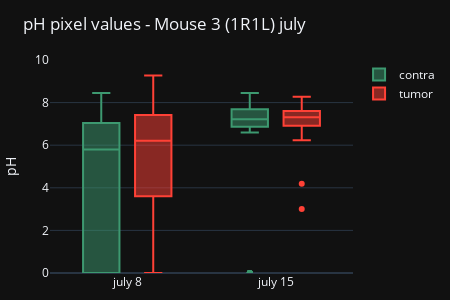

The notebook cell this image was saved under:
### Code cell
import plotly.graph_objects as go

fig = go.Figure()

# fig.add_trace(go.Box(
#     y=np.hstack((flattened_ph_dicts[0]['whole'], flattened_ph_dicts[1]['whole'])),
#     x=np.hstack((len(flattened_ph_dicts[0]['whole'])*['july 8'], len(flattened_ph_dicts[1]['whole'])*['july 15'])),
#     name='whole',
#     marker_color='#FF851B',
# ))

fig.add_trace(go.Box(
    y=np.hstack((flattened_ph_dicts[0]['contra'], flattened_ph_dicts[1]['contra'])),
    x=np.hstack((len(flattened_ph_dicts[0]['contra'])*['july 8'], len(flattened_ph_dicts[1]['contra'])*['july 15'])),
    name='contra',
    marker_color='#3D9970',
))

fig.add_trace(go.Box(
    y=np.hstack((flattened_ph_dicts[0]['tumor'], flattened_ph_dicts[1]['tumor'])),
    x=np.hstack((len(flattened_ph_dicts[0]['tumor'])*['july 8'], len(flattened_ph_dicts[1]['tumor'])*['july 15'])),
    name='tumor',
    marker_color='#FF4136',
))

fig.update_layout(
    yaxis_title='pH',
    boxmode='group', # group together boxes of the different traces for each value of x,
    yaxis=dict(range=[0, 10]),  # Set y-axis limits
    width=450,
    height=300,
    margin=dict(l=20, r=40, t=60, b=10),  # Adjust top and bottom margins
    title=f'pH pixel values - Mouse {phantom_choice} ({subject_dict["sub_name"]}) {date}'
)
fig.show()

# Save to PNG file (requires kaleido)
pio.write_image(fig, os.path.join(save_path, 'ph_boxplot.jpeg'))

### Figure 1 — Plotly figure (JSON) as saved in the notebook; plotly's stock layout.template omitted (floating-point values rounded to 4 significant figures)
{"data": [{"marker": {"color": "#3D9970"}, "name": "contra", "x": ["july 8", "july 8", "july 8", "july 8", "july 8", "july 8", "july 8", "july 8", "july 8", "july 8", "july 8", "july 8", "july 8", "july 8", "july 8", "july 8", "july 8", "july 8", "july 8", "july 8", "july 8", "july 8", "july 8", "july 8", "july 8", "july 8", "july 8", "july 8", "july 8", "july 8", "july 8", "july 15", "july 15", "july 15", "july 15", "july 15", "july 15", "july 15", "july 15", "july 15", "july 15", "july 15", "july 15", "july 15", "july 15", "july 15", "july 15", "july 15", "july 15", "july 15", "july 15", "july 15", "july 15", "july 15", "july 15", "july 15", "july 15", "july 15", "july 15", "july 15", "july 15", "july 15", "july 15", "july 15", "july 15", "july 15", "july 15", "july 15", "july 15", "july 15", "july 15", "july 15", "july 15", "july 15", "july 15", "july 15", "july 15", "july 15"], "y": [0.0, 0.0, 0.0, 0.0, 0.0, 0.0, 6.477, 0.0, 0.0, 3.611, 2.681, 3.262, 7.78, 8.451, 7.5, 7.211, 7.561, 7.042, 6.967, 6.582, 3.684, 5.944, 5.793, 4.058, 7.045, 7.082, 7.554, 6.138, 6.025, 0.0, 5.195, 0.0, 0.0, 0.0, 0.0, 0.0, 0.0, 0.0, 7.531, 7.688, 6.946, 7.303, 7.288, 6.856, 7.342, 7.879, 8.098, 7.145, 6.595, 6.826, 7.734, 7.773, 6.919, 7.737, 8.451, 8.025, 7.27, 6.953, 7.925, 7.686, 8.261, 8.0, 7.007, 6.6, 6.774, 7.248, 7.583, 7.424, 7.062, 7.09, 6.97, 7.93, 7.144, 6.927, 7.694, 7.385, 7.22, 7.054], "type": "box"}, {"marker": {"color": "#FF4136"}, "name": "tumor", "x": ["july 8", "july 8", "july 8", "july 8", "july 8", "july 8", "july 8", "july 8", "july 8", "july 8", "july 8", "july 8", "july 8", "july 8", "july 8", "july 8", "july 8", "july 8", "july 8", "july 8", "july 8", "july 8", "july 8", "july 8", "july 8", "july 8", "july 8", "july 8", "july 8", "july 8", "july 15", "july 15", "july 15", "july 15", "july 15", "july 15", "july 15", "july 15", "july 15", "july 15", "july 15", "july 15", "july 15", "july 15", "july 15", "july 15", "july 15", "july 15", "july 15", "july 15", "july 15", "july 15", "july 15", "july 15", "july 15", "july 15", "july 15", "july 15", "july 15", "july 15", "july 15", "july 15", "july 15", "july 15", "july 15", "july 15", "july 15", "july 15", "july 15", "july 15", "july 15", "july 15", "july 15", "july 15", "july 15", "july 15", "july 15", "july 15", "july 15"], "y": [0.0, 1.791, 2.994, 4.791, 3.605, 4.93, 4.702, 8.947, 7.752, 7.421, 8.211, 2.21, 2.524, 5.964, 7.635, 6.471, 6.344, 8.059, 5.681, 7.1, 9.269, 8.165, 5.64, 6.742, 7.345, 6.068, 2.806, 2.802, 6.933, 6.384, 6.909, 8.272, 6.968, 6.375, 3.009, 6.27, 7.586, 7.224, 7.632, 7.963, 7.368, 7.125, 6.983, 7.296, 7.561, 7.396, 7.989, 7.63, 7.166, 7.458, 7.864, 7.525, 6.958, 6.791, 6.989, 7.351, 6.868, 6.779, 7.566, 8.111, 7.594, 6.778, 7.152, 8.115, 7.766, 6.919, 6.896, 7.564, 7.799, 7.707, 7.464, 7.31, 7.755, 7.567, 7.256, 6.229, 6.733, 6.908, 4.19], "type": "box"}], "layout": {"yaxis": {"title": {"text": "pH"}, "range": [0, 10]}, "margin": {"l": 20, "r": 40, "t": 60, "b": 10}, "boxmode": "group", "width": 450, "height": 300, "title": {"text": "pH pixel values - Mouse 3 (1R1L) july"}}}
